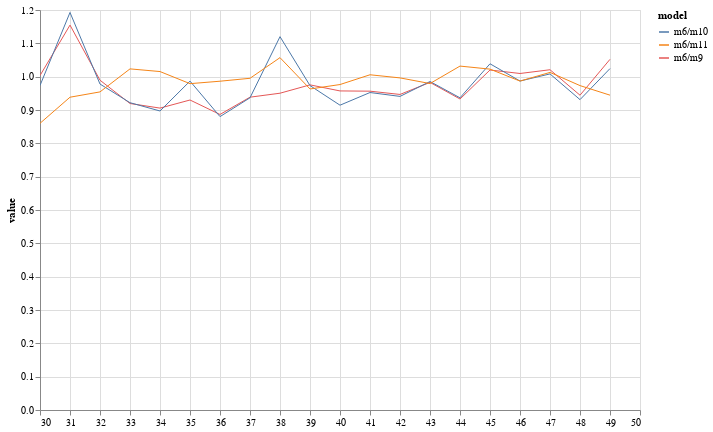

The cell this chart's notebook holds for it:
### Code cell
width = 600
height = 400
c = alt.Chart(bfdf).mark_line(
    strokeWidth = 1,
    ).encode(
    alt.X('t:Q', title=None),
    alt.Y('value:Q'),
    alt.Color('model')
    ).properties(width=width, height=height).interactive()
c

### Figure 1 — Vega-Lite specification as saved in the notebook (floating-point values rounded to 4 significant figures)
{"config": {"view": {"continuousWidth": 400, "continuousHeight": 300}}, "data": {"name": "data-b26e7aa22329bee7a625b66a4801679f"}, "mark": {"type": "line", "strokeWidth": 1}, "encoding": {"color": {"type": "nominal", "field": "model"}, "x": {"type": "quantitative", "field": "t", "title": null}, "y": {"type": "quantitative", "field": "value"}}, "height": 400, "selection": {"selector001": {"type": "interval", "bind": "scales", "encodings": ["x", "y"]}}, "width": 600, "$schema": "https://vega.github.io/schema/vega-lite/v4.8.1.json", "datasets": {"data-b26e7aa22329bee7a625b66a4801679f": [{"t": 30, "model": "m6/m9", "value": 1.003}, {"t": 31, "model": "m6/m9", "value": 1.155}, {"t": 32, "model": "m6/m9", "value": 0.9893}, {"t": 33, "model": "m6/m9", "value": 0.9195}, {"t": 34, "model": "m6/m9", "value": 0.9057}, {"t": 35, "model": "m6/m9", "value": 0.93}, {"t": 36, "model": "m6/m9", "value": 0.8866}, {"t": 37, "model": "m6/m9", "value": 0.9385}, {"t": 38, "model": "m6/m9", "value": 0.9504}, {"t": 39, "model": "m6/m9", "value": 0.9754}, {"t": 40, "model": "m6/m9", "value": 0.9572}, {"t": 41, "model": "m6/m9", "value": 0.9565}, {"t": 42, "model": "m6/m9", "value": 0.9467}, {"t": 43, "model": "m6/m9", "value": 0.9828}, {"t": 44, "model": "m6/m9", "value": 0.933}, {"t": 45, "model": "m6/m9", "value": 1.02}, {"t": 46, "model": "m6/m9", "value": 1.01}, {"t": 47, "model": "m6/m9", "value": 1.021}, {"t": 48, "model": "m6/m9", "value": 0.9443}, {"t": 49, "model": "m6/m9", "value": 1.052}, {"t": 30, "model": "m6/m10", "value": 0.9736}, {"t": 31, "model": "m6/m10", "value": 1.193}, {"t": 32, "model": "m6/m10", "value": 0.9778}, {"t": 33, "model": "m6/m10", "value": 0.9219}, {"t": 34, "model": "m6/m10", "value": 0.897}, {"t": 35, "model": "m6/m10", "value": 0.9867}, {"t": 36, "model": "m6/m10", "value": 0.8802}, {"t": 37, "model": "m6/m10", "value": 0.9366}, {"t": 38, "model": "m6/m10", "value": 1.12}, {"t": 39, "model": "m6/m10", "value": 0.9733}, {"t": 40, "model": "m6/m10", "value": 0.9144}, {"t": 41, "model": "m6/m10", "value": 0.9524}, {"t": 42, "model": "m6/m10", "value": 0.9408}, {"t": 43, "model": "m6/m10", "value": 0.9854}, {"t": 44, "model": "m6/m10", "value": 0.9365}, {"t": 45, "model": "m6/m10", "value": 1.039}, {"t": 46, "model": "m6/m10", "value": 0.9869}, {"t": 47, "model": "m6/m10", "value": 1.008}, {"t": 48, "model": "m6/m10", "value": 0.9311}, {"t": 49, "model": "m6/m10", "value": 1.024}, {"t": 30, "model": "m6/m11", "value": 0.8601}, {"t": 31, "model": "m6/m11", "value": 0.9384}, {"t": 32, "model": "m6/m11", "value": 0.9543}, {"t": 33, "model": "m6/m11", "value": 1.023}, {"t": 34, "model": "m6/m11", "value": 1.015}, {"t": 35, "model": "m6/m11", "value": 0.979}, {"t": 36, "model": "m6/m11", "value": 0.9863}, {"t": 37, "model": "m6/m11", "value": 0.9951}, {"t": 38, "model": "m6/m11", "value": 1.057}, {"t": 39, "model": "m6/m11", "value": 0.9631}, {"t": 40, "model": "m6/m11", "value": 0.9764}, {"t": 41, "model": "m6/m11", "value": 1.006}, {"t": 42, "model": "m6/m11", "value": 0.9963}, {"t": 43, "model": "m6/m11", "value": 0.9794}, {"t": 44, "model": "m6/m11", "value": 1.032}, {"t": 45, "model": "m6/m11", "value": 1.023}, {"t": 46, "model": "m6/m11", "value": 0.9867}, {"t": 47, "model": "m6/m11", "value": 1.013}, {"t": 48, "model": "m6/m11", "value": 0.9732}, {"t": 49, "model": "m6/m11", "value": 0.9445}]}}
